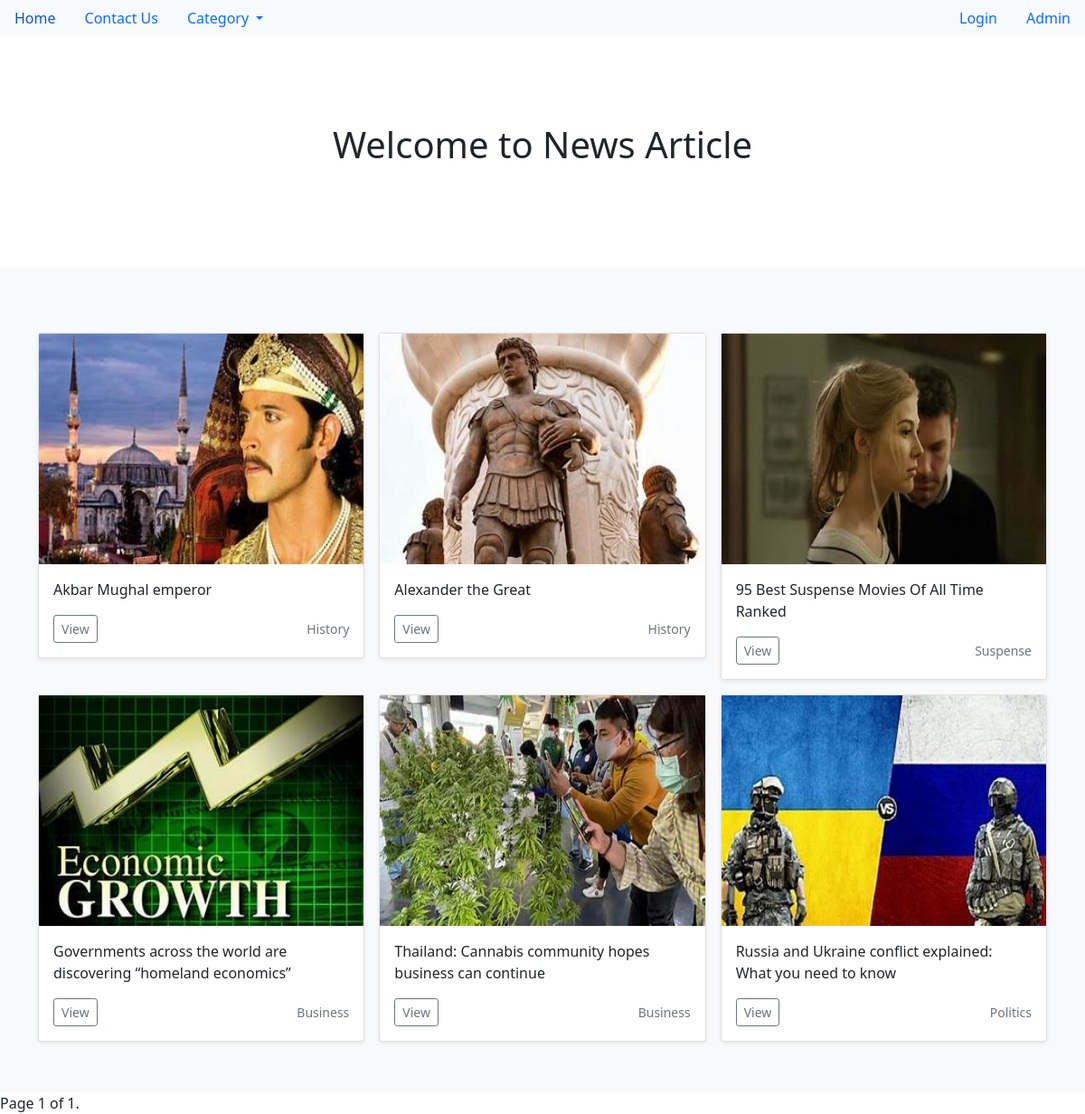
The app's page /, older data.
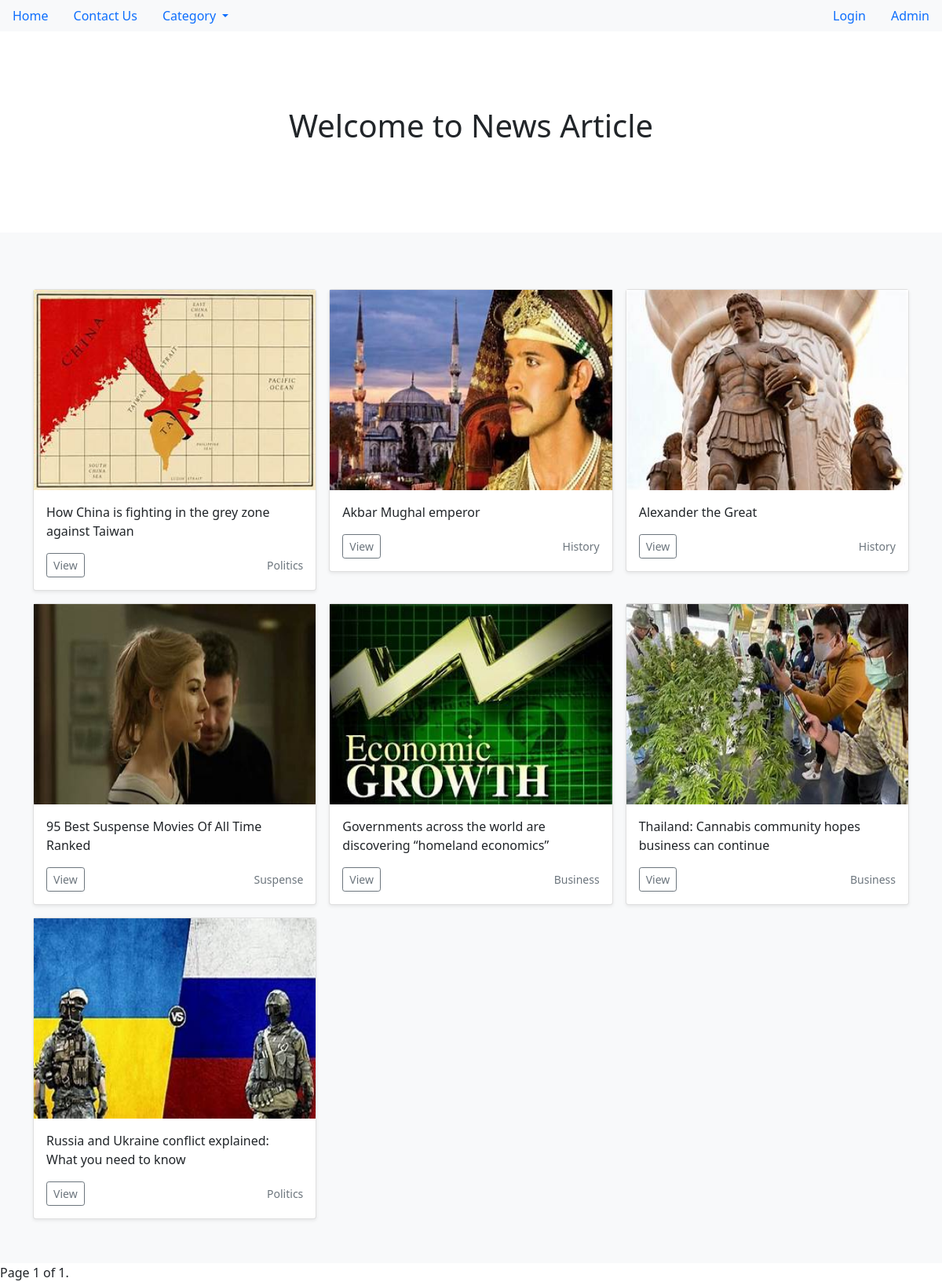
The same page, newer data.
### article/models.py (models this page shows, shortened)
class ArticleModel(models.Model):
    title = models.CharField(max_length=200)
    slug = models.SlugField()
    image = models.ImageField(null=True, blank=True)
    author = models.ForeignKey(User, on_delete=models.CASCADE)
    body = models.TextField()
    category = models.CharField(max_length=200)

### article/views.py (the view)
# urls.py: path('', ArticlesView.as_view(), name='articles'),
class ArticlesView(ListView):
    model = ArticleModel
    paginate_by = 24
    queryset = ArticleModel.objects.all().order_by('-id')
    context_object_name = 'article'
    template_name = 'articles/home.html'

### article/templates/articles/home.html (shortened to what this page needs)
{% extends 'articles/base.html' %}
{% block content %}
<main>
    <section class="py-5 text-center container">
      <div class="row py-lg-5">
        <div class="col-lg-6 col-md-8 mx-auto">
          <h1 class="fw-light">Welcome to News Article</h1>
        </div>
      </div>
    </section>
    <div class="album py-5 bg-light">
      <div class="container">
            {% if article %}
            <div class="row row-cols-1 row-cols-sm-2 row-cols-md-3 g-3 mt-2 mb-2">
            {% for post in article %}
                <div class="col">
                    <div class="card shadow-sm">
                      {% if post.image %}
                      <img src="{{post.image.url}}" class="img-fluid" alt="..." style="height:255px;">
                      {% else %}
                      <img src="" class="img-fluid" alt="..." style="height:255px;">
                      {% endif %}
                    <div class="card-body">
                        <p class="card-text">{{post.title}}</p>
                        <div class="d-flex justify-content-between align-items-center">
                        <div class="btn-group">
                          <a href="{% url 'article-details' post.slug %}" style="margin:0px"><button type="button" class="btn btn-sm btn-outline-secondary">View</button></a>
                        </div>
                        <small class="text-muted">{{post.category}}</small>
                        </div>
                    </div>
                    </div>
                </div>
            {% endfor %}
            </div>
            {% else %}
                <h3 class="text-center">No posts yet.</h3>
            {% endif %}
      </div>
    </div>
  </main>
  <div class="pagination">
    <span class="step-links">
        <span class="current">
            Page {{ page_obj.number }} of {{ page_obj.paginator.num_pages }}.
        </span>
    </span>
</div>
{% endblock %}

Row changes from the older to the newer data that the page shows:
added ArticleModel: image (picture), title "How China is fighting in the grey zone against Taiwan", category "Politics"
